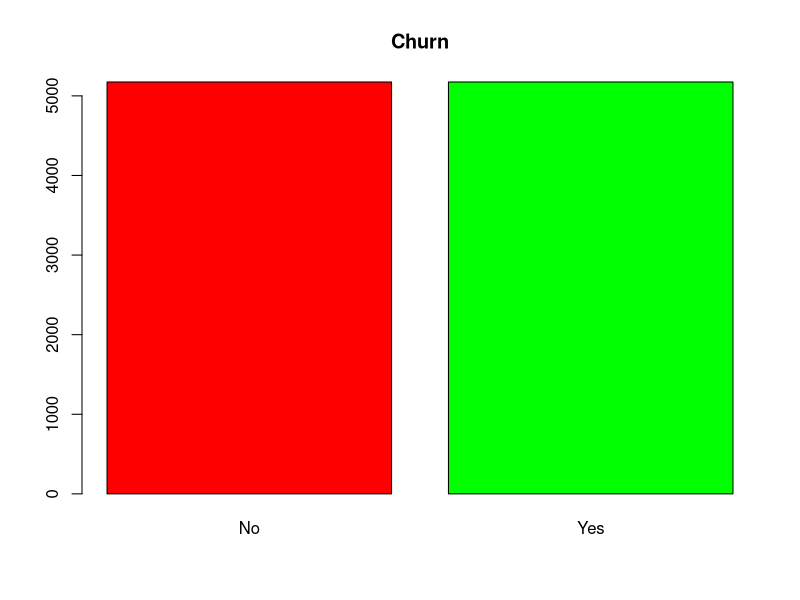

This chart was generated by the following R code:
## ---- chunk 1
library(purrr)
library(dplyr)
library(knitr)
library(forcats)
## ---- chunk 2
# Load the data
cd1 <- read.csv(file = "Churn.csv", header = TRUE, sep = ",", 
                stringsAsFactors = T)

print("ORIGIN DATA")
summary(cd1)
## ---- chunk 3

# Edit column names so that they are all lowercase
colnames(cd1) <- map(colnames(cd1), tolower)

#Data was taken at the middle of the month so replace NA, people who have not made first payemnt
#with 0

cd1$totalcharges[is.na(cd1$totalcharges)] <- 0
  
# update all factors containing "No internet service" to be part of the "No" level
cd1[10:15] <- lapply(cd1[10:15], function(x) fct_collapse(x, No = c("No", "No internet service")) )



cd1%>%
  # update all factor containing "No phone service" to be part of the "No" level
  mutate(
    multiplelines = fct_collapse(
      multiplelines, No = c("No", "No phone service")
    )
  ) %>%
    # gather factors for payment into two levels, auto deposits and manual checks
    mutate(
      paymentmethodAuto = fct_collapse(
        paymentmethod, 
        auto = c("bankTransfer", "creditCard"),
        check = c("electronicCheck", "mailedCheck")
      ) 
    ) %>%
        # bin tenure into short term, mid range, and long term
        mutate(
          tenure3 = cut(
            tenure, breaks = c(-Inf, 20, 60, Inf), labels = c("shortTerm", "midTerm", "longTerm")
          )
        ) %>%
          # bin tenure into quantiles
          mutate(
            tenure4 = cut(
              tenure, breaks = c(-Inf, 9, 29, 55, Inf), labels = c("q1", "q2", "q3", "q4")
            )
          ) %>%
            # update senior citizen as a factor with levels "Yes" and "No"
            mutate(
              seniorcitizen = as.factor(
                sapply(
                  seniorcitizen, function (x) ifelse(x == 0, "Yes", "No")
                )
              )
            )-> cd1

cleanData <- subset(cd1, select = -customerid )

print("TIDIED DATA")    
summary(cleanData)
## ---- chunk 4
write.table(cleanData, file = "cleanData.csv",row.names=FALSE, na="",col.names=TRUE, sep=",")
## ---- chunk 5
library(caret)
set.seed(6969)
cleanDataBalance <-upSample(x = cleanData, y = cleanData$churn)
cleanDataBalance <- cleanDataBalance[,1:23]
summary(cleanDataBalance)
## ---- chunk 6
barplot(table(cleanDataBalance$churn), col = rainbow(3), main = "Churn")
## ---- chunk 7
write.table(cleanDataBalance, file = "cleanDataBalance.csv",row.names=FALSE, na="",col.names=TRUE, sep=",")
## ---- chunk 8
oneHot <- as.data.frame(read.csv(file = "oneHotNNData.csv", header = TRUE, sep = ",", 
                stringsAsFactors = T))

print("ORIGIN DATA")
summary(oneHot)
## ---- chunk 9
oneHot$churn <- as.factor(oneHot$churn)
summary(oneHot)
set.seed(6969)
oneHotBalance <-upSample(x = oneHot, y = oneHot$churn)
oneHotBalance <-oneHotBalance[1:27]
summary(oneHotBalance)
## ---- chunk 10
write.table(oneHotBalance, file = "oneHotBalance.csv",row.names=FALSE, na="",col.names=TRUE, sep=",")
